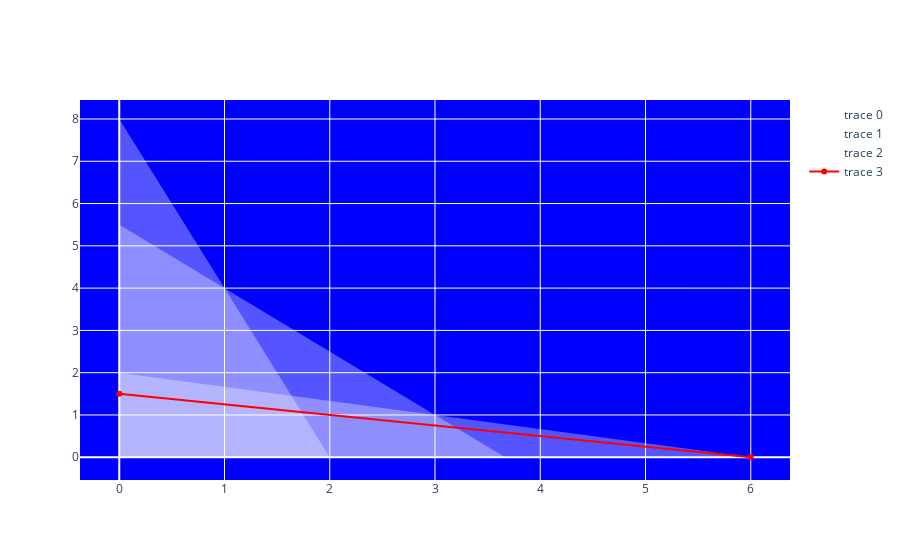

The notebook cell this image was saved under:
### Code cell
import plotly.graph_objects as go


alpha = 1 / len(qs)

layout = go.Layout(
    plot_bgcolor='rgb(0, 0, 255)'
)

fig = go.Figure(layout=layout)

for q in qss:
    xs, ys = my_solve(q)
    fig.add_trace(go.Scatter(x=xs, y=ys, fill='tozeroy', mode='none', fillcolor=f'rgba(255, 255, 255, {alpha})'))

xs, ys = linsolve()
fig.add_trace(go.Scatter(x=xs, y=ys, line_color='red'))

fig.show()

### Figure 1 — Plotly figure (JSON) as saved in the notebook; plotly's stock layout.template omitted (floating-point values rounded to 4 significant figures)
{"data": [{"fill": "tozeroy", "fillcolor": "rgba(255, 255, 255, 0.3333333333333333)", "mode": "none", "type": "scatter", "x": [0, 6], "y": [2, 0]}, {"fill": "tozeroy", "fillcolor": "rgba(255, 255, 255, 0.3333333333333333)", "mode": "none", "type": "scatter", "x": [0, 2], "y": [8, 0]}, {"fill": "tozeroy", "fillcolor": "rgba(255, 255, 255, 0.3333333333333333)", "mode": "none", "type": "scatter", "x": [0, 3.667], "y": [5.5, 0]}, {"line": {"color": "red"}, "type": "scatter", "x": [0, 6], "y": [1.5, 0]}], "layout": {"plot_bgcolor": "rgb(0, 0, 255)"}}
